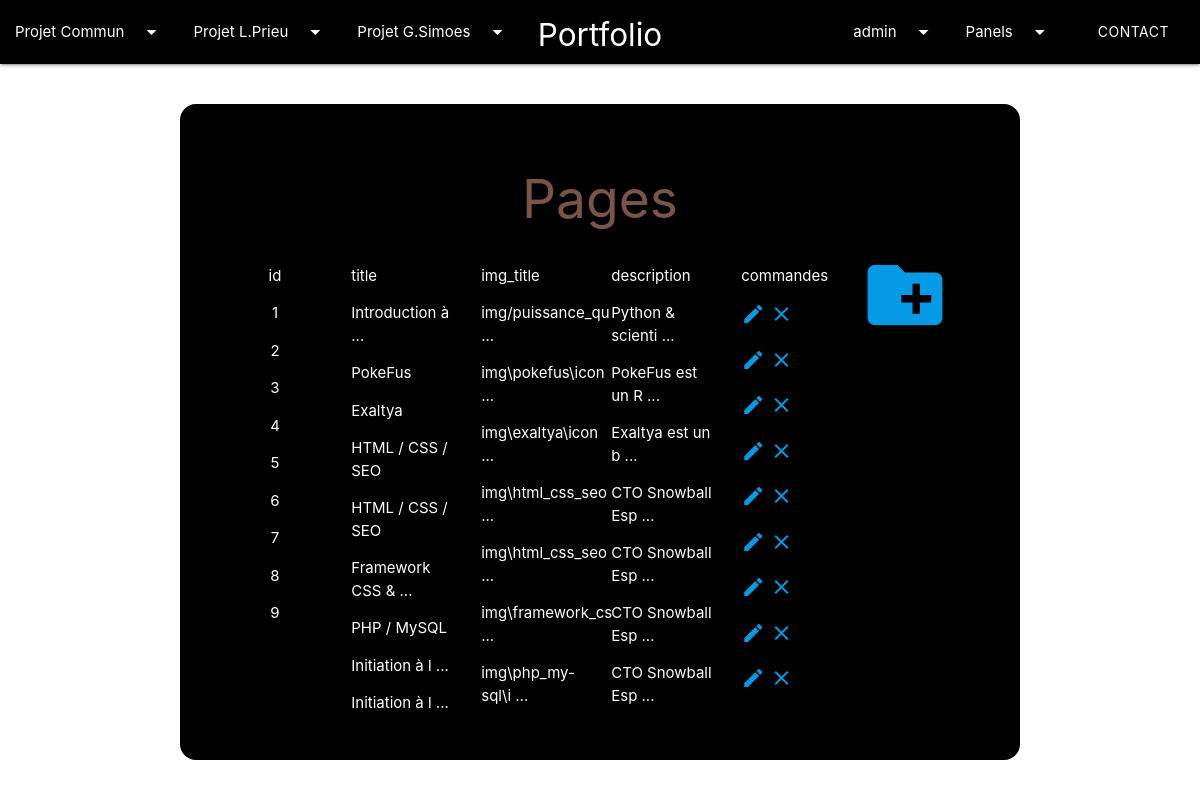
/panel.php?page=pages (signed in), run on the app's committed database.
### tables this page shows
CREATE TABLE IF NOT EXISTS `pages` (
  `id` int(11) NOT NULL AUTO_INCREMENT,
  `title` varchar(255) NOT NULL,
  `img_link` varchar(255) NOT NULL,
  `description` text NOT NULL,
  `subtitle` text NOT NULL,
  `type` varchar(255) NOT NULL,
  `id_type` int(11) NOT NULL,
  PRIMARY KEY (`id`)
);

### pages.php (called while the page is built, shortened)
<?php
require_once "config.php";
$requete1 = 'SELECT * FROM pages';
$resultat = $pdo->prepare($requete1);
$resultat->execute();
$resultatPages = $resultat->fetchAll(PDO::FETCH_ASSOC);
?>

### nbPage.php (called while the page is built)
<?php
require_once "config.php";
$requete1 = 'SELECT * FROM pages';
$resultat = $pdo->prepare($requete1);
$resultat->execute();
$resultatPagesId = $resultat->fetchAll(PDO::FETCH_ASSOC);
?>

### panel.php (the view, shortened to what this page needs)
<!DOCTYPE html>
<html lang="en" dir="ltr">
  <head>
    <link type="text/css" rel="stylesheet" href="css/materialize.css" media="screen,projection" />
    <link rel="stylesheet" href="css/style.css">
  </head>
  <body>
    <?php require_once 'navbar.php' ?>
    <?php require "user.php" ?>
    <?php require "pages.php" ?>
    <?php if (isset($_SESSION['user'])): ?>
      <?php if($_SESSION['user']['admin'] == 1):?>
        <div class="row container">
          <div class="col s12 m12 l12">
            <div class="panel row"style="margin-top:40px;">
              <?php if($_GET['page'] == "users"): ?>
                <h2 class="brown-text center nom">Users</h2>
                <a class="modal-trigger" id="add-users" data-target="add-user" href="#"><i class="large material-icons">create_new_folder</i></a>
                <div id='add-user' class="modal">
                  <div class="modal-content">
                    <h4>Enregister un nouveau compte</h4>
                      <div class="row">
                        <form method="post" action="add_user.php">
                          <div class="row">
                            <div class="input-field col s3">
                              <input id="email" type="email" name="email" class="validate">
                              <label for="email">Adresse email</label>
                            </div>
                            <div class="input-field col s3">
                              <input id="login" type="text" class="validate" name="login">
                              <label for="login">Login</label>
                            </div>
                            <div class="input-field col s3">
                              <input id="mdp" type="password" class="validate" name="password">
                              <label for="mdp">Mot de passe</label>
                            </div>
                            <div class="input-field col s3">
                              <select id='choose_admin' name="admin">
                                <option id="admin" value="1">Oui</option>
                                <option id="admin" value="0" selected>Non</option>
                              </select>
                              <label for='choose_admin'>Admin</label>
                            </div>
                          </div>
                        </div>
                      </div>
                      <div class="modal-footer">
                        <input type='submit' class="btn connect" value="Créer le nouveau compte"/>
                      </div>
                    </form>
                </div>
                <?php
                $fin = ' ...';
                $lg_max = 20;
                 ?>
                <div class="col center s12 m6 l2">
                  <p>ID</p>
                  <?php
                  foreach($resultatUsers as $key => $resultatUser){
                    echo "<p>".$resultatUser['id']."</p>";
                  }?>
                </div>
                <div class="col s12 m6 l2">
                  <p>Login</p>
                  <?php
                  foreach($resultatUsers as $key => $resultatUser){
                    if (strlen($resultatUser['login'])>$lg_max)
                    {
                      $resultatUser['login']=substr($resultatUser['login'], 0, $lg_max-strlen($fin)).$fin;
                    }
                    echo "<p>".$resultatUser['login']."</p>";
                  }
                  ?>
                </div>
                <div class="col s12 m6 l2">
                  <p>Email</p>
                  <?php
                  foreach($resultatUsers as $key => $resultatUser){
                    if (strlen($resultatUser['email'])>$lg_max)
                    {
                      $resultatUser['email']=substr($resultatUser['email'], 0, $lg_max-strlen($fin)).$fin;
                    }
                    echo "<p>".$resultatUser['email']."</p>";
                  }
                  ?>
                </div>
                <div class="col s12 m6 l2">
                  <p>Mot de passe</p>
                  <?php
                  foreach($resultatUsers as $key => $resultatUser){
                    if (strlen($resultatUser['password'])>$lg_max)
                    {
                      $resultatUser['password']=substr($resultatUser['password'], 0, $lg_max-strlen($fin)).$fin;
                    }
                    echo "<p>".$resultatUser['password']."</p>";
                  }
                  ?>
                </div>
                <div class="col center s12 m6 l2">
                  <p>Admin</p>
                  <?php
                  foreach($resultatUsers as $key => $resultatUser){
                    echo "<p>".$resultatUser['admin']."</p>";
                  }?>
                </div>
                <div class="col s12 m6 l2">
                  <p>Commandes</p>
                  <?php foreach ($resultatUsers as $key => $resultatUser) { ?>
                    <p>
                      <?php echo '<a class="modal-trigger" id="change-users" data-target="change-user'.$resultatUser["id"].'" href="#"><i class="material-icons">edit</i></a>
                      <a class="modal-trigger" id="remove-users" data-target="delete-user'.$resultatUser["id"].'" href="#"><i class="material-icons">close</i></a>' ?>
                      <div id="<?php echo 'change-user'.$resultatUser["id"].'' ?>" class="modal">
                        <div class="modal-content">
                          <h4>Modifier un compte</h4>
                            <div class="row">
                              <form method="post" action="change_user.php">
                                <div class="row">
                                  <div class="input-field col s3">
                                    <input id="login" name="login" class="validate" type="text" value="<?php echo $resultatUser['login'] ?>">
                                    <label for="login">login de l'utilisateur</label>
                                  </div>
                                  <div class="input-field col s3">
                                    <input id="email" type="email" class="validate" name="email" value="<?php echo $resultatUser['email'] ?>">
                                    <label for="email">email</label>
                                  </div>
                                  <div class="input-field col s3">
                                    <input id="password" type="password" class="validate" name="password" value="<?php echo $resultatUser['password']?>">
                                    <label for="password">mot de passe</label>
                                  </div>
                                  <div class="input-field col s3">
                                    <?php if($resultatUser['admin']== 1):?>
                                      <select id='choose_admin' name="admin">
                                        <option id="admin" value="1" selected>Oui</option>
                                        <option id="admin" value="0">Non</option>
                                      </select>
                                      <label for='choose_admin'>Admin</label>
                                    <?php else: ?>
                                      <select id='choose_admin' name="admin">
                                        <option id="admin" value="1">Oui</option>
                                        <option id="admin" value="0" selected>Non</option>
                                      </select>
                                      <label for='choose_admin'>Admin</label>
                                    <?php endif ?>
                                  </div>
                                  <div class="input-field col s12">
                                    <input readonly="readonly" value="<?php echo $resultatUser['id'] ?>" id="id-user" type="text" class="validate" name="id" >
                                    <label for="id">id de l'utilisateur</label>
                                  </div>
                                </div>
                              </div>
                            </div>
                            <div class="modal-footer">
                              <input type='submit' class="btn connect" value="Valider le changement"/>
                            </div>
                          </form>
                      </div>
                      <div id="<?php echo 'delete-user'.$resultatUser["id"].'' ?>" class="modal">
                        <div class="modal-content">
                          <h4>Supprimer un compte</h4>
                            <div class="row">
                              <form method="post" action="remove_user.php">
                                  <p>Vous allez supprimer le compte avec les information suivante (la manipulation est définitive)</p>
                                  <div class="input-field col s3">
                                    <input readonly="readonly" id="login" name="login" class="validate" type="text" value="<?php echo $resultatUser['login'] ?>">
                                    <label for="login">login de l'utilisateur</label>
                                  </div>
                                  <div class="input-field col s3">
                                    <input readonly="readonly" id="email" type="email" class="validate" name="email" value="<?php echo $resultatUser['email'] ?>">
                                    <label for="email">email</label>
                                  </div>
                                  <div class="input-field col s3">
                                    <input readonly="readonly" id="password" type="password" class="validate" name="password" value="<?php echo $resultatUser['password'] ?>">
                                    <label for="password">mot de passe</label>
                                  </div>
                                  <div class="input-field col s3">
                                    <?php if($resultatUser['admin']== 1):?>
                                      <select readonly="readonly" id='choose_admin'>
                                        <option id="admin" name="admin" readonly="readonly" value="1" selected>Oui</option>
                                        <option id="admin" name="admin" readonly="readonly" value="0">Non</option>
                                      </select>
                                      <label for='choose_admin'>Admin</label>
                                    <?php else: ?>
                                      <select readonly="readonly" id='choose_admin'>
                                        <option id="admin" name="admin" readonly="readonly" value="1">Oui</option>
                                        <option id="admin" name="admin" readonly="readonly" value="0" selected>Non</option>
                                      </select>
                                      <label for='choose_admin'>Admin</label>
                                    <?php endif ?>
                                  </div>
                                  <div class="input-field col s12">
                                    <input readonly="readonly" value="<?php echo $resultatUser['id'] ?>" id="id-user" type="text" class="validate" name="id-user" >
                                    <label for="id-user">id de l'utilisateur</label>
                                  </div>
                                </div>
                              </div>
                            <div class="modal-footer">
                              <input type='submit' class="btn connect" value="Valider la suppresion"/>
                            </div>
                          </form>
                      </div>
                    </p>
                  <?php } ?>
                </div>
              <?php elseif ($_GET["page"] == "pages") :?>
                <h2 class="brown-text center nom">Pages</h2>
                <a class="modal-trigger" id="add-pages" data-target="add-page" href="#"><i class="large material-icons">create_new_folder</i></a>
                <?php
                $fin = ' ...';
                $lg_max = 20;
                 ?>
                <div class="col center s12 m6 l2">
                  <p>id</p>
                  <?php
                  foreach($resultatPages as $key => $resultatPage){
                    echo "<p>".$resultatPage['id']."</p>";
                  }?>
                </div>
                <div class="col s12 m6 l2">
                  <p>title</p>
                  <?php
                  foreach($resultatPages as $key => $resultatPage){
                    if (strlen($resultatPage['title'])>$lg_max)
                    {
                      $resultatPage['title']=substr($resultatPage['title'], 0, $lg_max-strlen($fin)).$fin;
                    }
                    echo "<p>".$resultatPage['title']."<br></p>";
                  }
                  ?>
                </div>
                <div class="col s12 m6 l2">
                  <p>img_title</p>
                  <?php
                  foreach($resultatPages as $key => $resultatPage){
                    if (strlen($resultatPage['img_link'])>$lg_max)
                    {
                      $resultatPage['img_link']=substr($resultatPage['img_link'], 0, $lg_max-strlen($fin)).$fin;
                    }
                    echo "<p>".$resultatPage['img_link']."</p>";
                  }
                  ?>
                </div>
                <div class="col s12 m6 l2">
                  <p>description</p>
                  <?php
                  foreach($resultatPages as $key => $resultatPage){
                    if (strlen($resultatPage['description'])>$lg_max)
                    {
                      $resultatPage['description']=substr($resultatPage['description'], 0, $lg_max-strlen($fin)).$fin;
                    }
                    echo "<p>".$resultatPage['description']."</p>";
                  }
                  ?>
                </div>
                <div class="col s12 m6 l2">
                  <p>commandes</p>
                  <?php foreach ($resultatPages as $key => $resultatPage) {
                    echo '<p>
                      <a class="modal-trigger" id="change-pages" data-target="change-page'.$resultatPage["id"].'" href="#"><i class="material-icons">edit</i></a>
                      <a class="modal-trigger" id="delete-pages" data-target="delete-page'.$resultatPage["id"].'" href="#"><i class="material-icons">close</i></a>
                    </p>' ?>
                    <?php } ?>
                  </div>
                <?php endif ?>
              </div>
            </div>
          </div>
      <?php endif ?>
    <?php endif ?>
  </body>
</html>

### css/style.css (style rules this page uses)
body { background-image: url('../img/portfolio.jpg'); background-position: center center; background-attachment: fixed; background-repeat: no-repeat; background-size: cover; }
.panel { background: black; color: white; border-radius: 16px; padding: 2em; margin-bottom: 20px; }

### data on the page
pages: id "1", title "Introduction à ...", img_link "img/puissance_qu ...", description "Python & scienti ..."
pages: id "2", title "PokeFus", img_link "img\\pokefus\\icon ...", description "PokeFus est un R ..."
pages: id "3", title "Exaltya", img_link "img\\exaltya\\icon ...", description "Exaltya est un b ..."
pages: id "4", title "HTML / CSS / SEO", img_link "img\\html_css_seo ...", description "CTO Snowball Esp ..."
pages: id "5", title "HTML / CSS / SEO", img_link "img\\html_css_seo ...", description "CTO Snowball Esp ..."
pages: id "6", title "Framework CSS & ...", img_link "img\\framework_cs ...", description "CTO Snowball Esp ..."
pages: id "7", title "PHP / MySQL", img_link "img\\php_my-sql\\i ...", description "CTO Snowball Esp ..."
pages: id "8", title "Initiation à l ..."
pages: id "9", title "Initiation à l ..."

### other printed values
$_SESSION['user']['login'] "admin"
